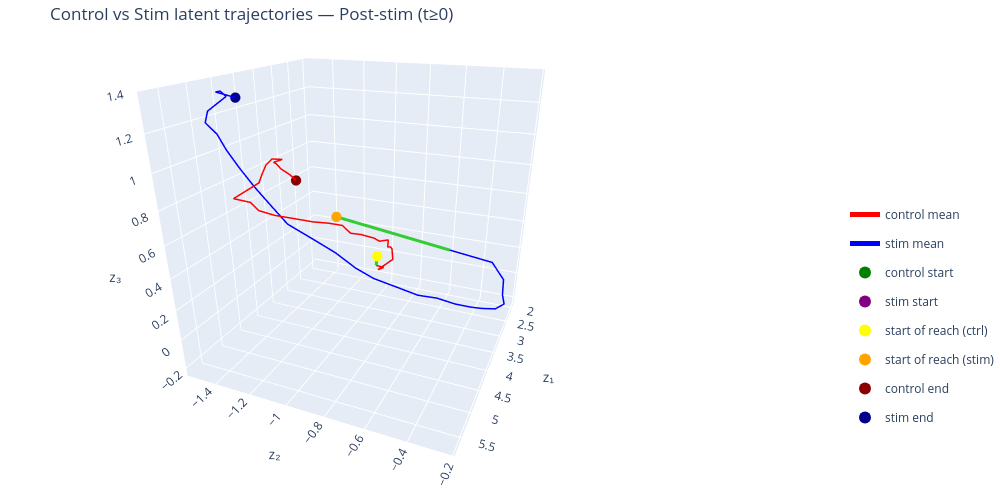

Notebook code cell kept with this figure:
### Code cell
# Plot without offset
fig = plot_latent_phase_portrait_shared(
    z_control=z_control,
    z_stim=z_stim_1,
    centers_ms_control=centers_ms_control,
    centers_ms_stim=centers_ms_stim,
    alpha_trials=0.05,
    stim_z1_offset=0.0, 
    time_window="poststim",
    show_markers=False,
    show_trials=False,
    highlight_segments=True,
)

fig.update_layout(scene_camera=dict(
    eye=dict(x=1.75, y=0.75, z=0.75),
    center=dict(x=0, y=0, z=-0.2)
))

fig.show()

### Figure 1 — Plotly figure (JSON) as saved in the notebook; plotly's stock layout.template omitted (floating-point values rounded to 4 significant figures)
{"data": [{"legendgroup": "control mean", "line": {"color": "red", "width": 3}, "marker": {"color": [-10.0], "colorscale": [[0, "#440154"], [0.1111, "#482878"], [0.2222, "#3e4989"], [0.3333, "#31688e"], [0.4444, "#26828e"], [0.5556, "#1f9e89"], [0.6667, "#35b779"], [0.7778, "#6ece58"], [0.8889, "#b5de2b"], [1, "#fde725"]], "showscale": false, "size": 3}, "mode": "lines", "name": "control mean", "showlegend": true, "type": "scatter3d", "x": [5.382], "y": [-0.6103], "z": [0.6735]}, {"legendgroup": "control mean", "line": {"color": "limegreen", "width": 6}, "marker": {"color": "limegreen", "size": 5}, "mode": "lines", "name": "control mean IR region", "showlegend": false, "type": "scatter3d", "x": [5.382, 5.415], "y": [-0.6103, -0.6099], "z": [0.6735, 0.63]}, {"legendgroup": "control mean", "line": {"color": "red", "width": 3}, "marker": {"color": [10.0, 30.0, 50.0, 70.0, 90.0, 110.0, 130.0, 150.0, 170.0, 190.0, 210.0, 230.0, 250.0, 270.0, 290.0, 310.0, 330.0, 350.0, 370.0, 390.0, 410.0, 430.0, 450.0, 470.0, 490.0, 510.0, 530.0, 550.0, 570.0, 590.0], "colorscale": [[0, "#440154"], [0.1111, "#482878"], [0.2222, "#3e4989"], [0.3333, "#31688e"], [0.4444, "#26828e"], [0.5556, "#1f9e89"], [0.6667, "#35b779"], [0.7778, "#6ece58"], [0.8889, "#b5de2b"], [1, "#fde725"]], "showscale": false, "size": 3}, "mode": "lines", "name": "control mean", "showlegend": false, "type": "scatter3d", "x": [5.415, 5.213, 5.209, 4.728, 4.474, 4.388, 4.389, 4.193, 4.34, 4.303, 4.447, 4.569, 4.569, 4.742, 4.945, 5.153, 5.392, 5.533, 5.525, 5.717, 5.207, 5.085, 4.978, 4.887, 4.819, 5.065, 5.113, 5.165, 5.158, 5.133], "y": [-0.6099, -0.6049, -0.6309, -0.6269, -0.6647, -0.6848, -0.6972, -0.7213, -0.7463, -0.7789, -0.8241, -0.8593, -0.9009, -0.9429, -0.9839, -1.036, -1.082, -1.124, -1.163, -1.197, -1.189, -1.198, -1.199, -1.186, -1.148, -1.139, -1.115, -1.082, -1.041, -1.019], "z": [0.63, 0.5818, 0.5626, 0.5338, 0.5442, 0.5372, 0.533, 0.5393, 0.5506, 0.5569, 0.5934, 0.6139, 0.6529, 0.6851, 0.7159, 0.7557, 0.8007, 0.8387, 0.8743, 0.9142, 0.9333, 0.964, 1.002, 1.027, 1.022, 1.034, 1.034, 1.018, 0.9919, 0.9636]}, {"legendgroup": "stim mean", "line": {"color": "blue", "width": 3}, "marker": {"color": [-30.0], "colorscale": [[0, "#440154"], [0.1111, "#482878"], [0.2222, "#3e4989"], [0.3333, "#31688e"], [0.4444, "#26828e"], [0.5556, "#1f9e89"], [0.6667, "#35b779"], [0.7778, "#6ece58"], [0.8889, "#b5de2b"], [1, "#fde725"]], "showscale": false, "size": 3}, "mode": "lines", "name": "stim mean", "showlegend": true, "type": "scatter3d", "x": [4.873], "y": [-0.8784], "z": [0.7535]}, {"legendgroup": "stim mean", "line": {"color": "limegreen", "width": 6}, "marker": {"color": "limegreen", "size": 5}, "mode": "lines", "name": "stim mean IR region", "showlegend": false, "type": "scatter3d", "x": [4.873, 3.127], "y": [-0.8784, -0.5076], "z": [0.7535, 0.3351]}, {"legendgroup": "stim mean", "line": {"color": "blue", "width": 3}, "marker": {"color": [47.93, 67.93, 87.93, 107.9, 127.9, 147.9, 167.9, 187.9, 207.9, 227.9, 247.9, 267.9, 287.9, 307.9, 327.9, 347.9, 367.9, 387.9, 407.9, 427.9, 447.9, 467.9, 487.9, 507.9, 527.9, 547.9, 567.9, 587.9], "colorbar": {"thickness": 15, "title": {"text": "Time (ms)"}, "x": 1}, "colorscale": [[0, "#440154"], [0.1111, "#482878"], [0.2222, "#3e4989"], [0.3333, "#31688e"], [0.4444, "#26828e"], [0.5556, "#1f9e89"], [0.6667, "#35b779"], [0.7778, "#6ece58"], [0.8889, "#b5de2b"], [1, "#fde725"]], "showscale": true, "size": 3}, "mode": "lines", "name": "stim mean", "showlegend": false, "type": "scatter3d", "x": [3.127, 2.086, 1.967, 2.159, 2.206, 2.366, 2.557, 2.7, 2.923, 3.138, 3.449, 3.631, 3.876, 3.988, 4.068, 4.261, 4.466, 4.521, 4.583, 4.638, 4.679, 4.699, 4.883, 4.795, 4.463, 4.671, 4.915, 4.819], "y": [-0.5076, -0.3364, -0.2642, -0.2507, -0.2323, -0.2727, -0.3404, -0.397, -0.4726, -0.5607, -0.6398, -0.7368, -0.8401, -0.9277, -1.028, -1.125, -1.219, -1.298, -1.364, -1.429, -1.482, -1.52, -1.527, -1.531, -1.507, -1.482, -1.442, -1.365], "z": [0.3351, 0.09436, -0.05052, -0.1297, -0.1934, -0.2085, -0.1811, -0.1538, -0.09975, -0.03088, 0.03709, 0.1079, 0.1959, 0.271, 0.368, 0.4766, 0.5847, 0.699, 0.8038, 0.9174, 1.02, 1.106, 1.183, 1.238, 1.297, 1.34, 1.352, 1.325]}, {"marker": {"color": "green", "size": 6}, "mode": "markers", "name": "control start", "type": "scatter3d", "x": [5.382], "y": [-0.6103], "z": [0.6735]}, {"marker": {"color": "purple", "size": 6}, "mode": "markers", "name": "stim start", "type": "scatter3d", "x": [4.873], "y": [-0.8784], "z": [0.7535]}, {"marker": {"color": "yellow", "size": 6}, "mode": "markers", "name": "start of reach (ctrl)", "type": "scatter3d", "x": [5.382], "y": [-0.6103], "z": [0.6735]}, {"marker": {"color": "orange", "size": 6}, "mode": "markers", "name": "start of reach (stim)", "type": "scatter3d", "x": [4.873], "y": [-0.8784], "z": [0.7535]}, {"marker": {"color": "darkred", "size": 6}, "mode": "markers", "name": "control end", "type": "scatter3d", "x": [5.133], "y": [-1.019], "z": [0.9636]}, {"marker": {"color": "darkblue", "size": 6}, "mode": "markers", "name": "stim end", "type": "scatter3d", "x": [4.819], "y": [-1.365], "z": [1.325]}], "layout": {"height": 500, "legend": {"itemsizing": "constant", "x": 1.15, "y": 0.4}, "margin": {"b": 0, "l": 0, "r": 0, "t": 40}, "scene": {"aspectmode": "cube", "camera": {"center": {"x": 0, "y": 0, "z": -0.2}, "eye": {"x": 1.75, "y": 0.75, "z": 0.75}}, "xaxis": {"title": {"text": "z₁"}}, "yaxis": {"title": {"text": "z₂"}}, "zaxis": {"title": {"text": "z₃"}}}, "title": {"text": "Control vs Stim latent trajectories — Post-stim (t≥0)"}, "width": 1000}}
